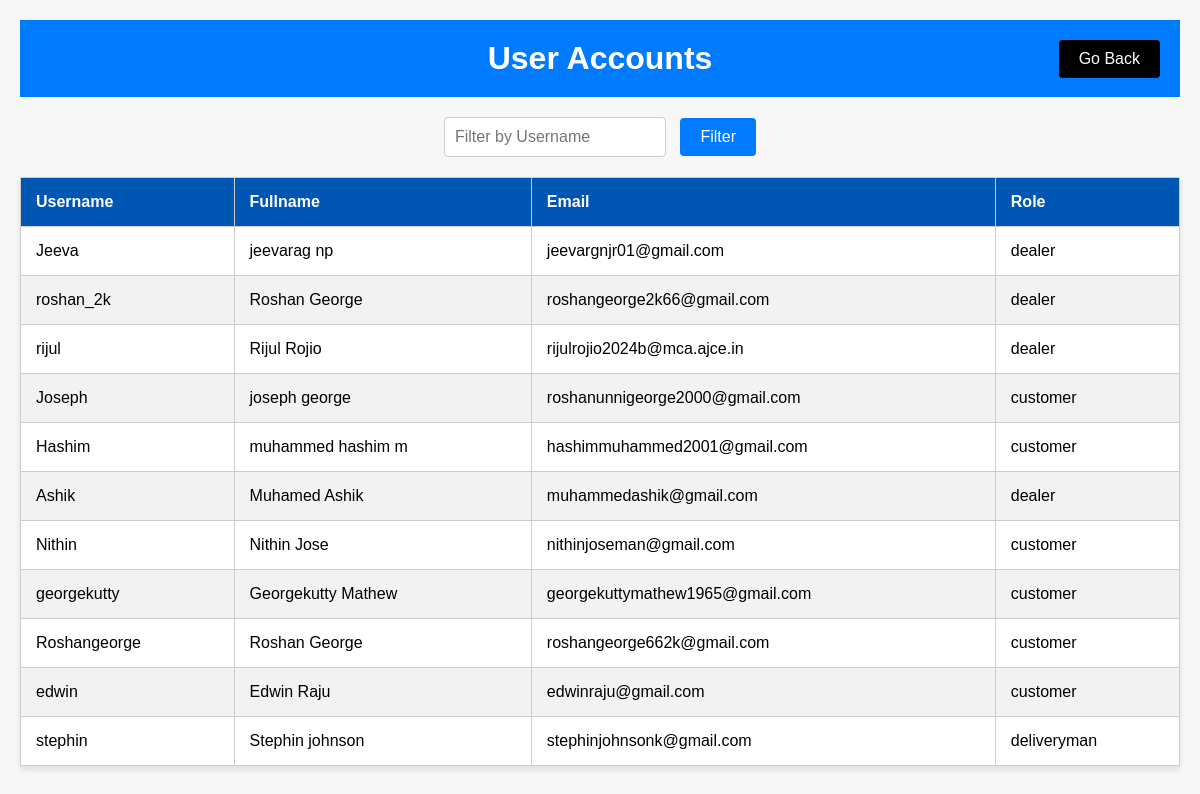
Before: /admin_dashboard/users.html with the older database file.
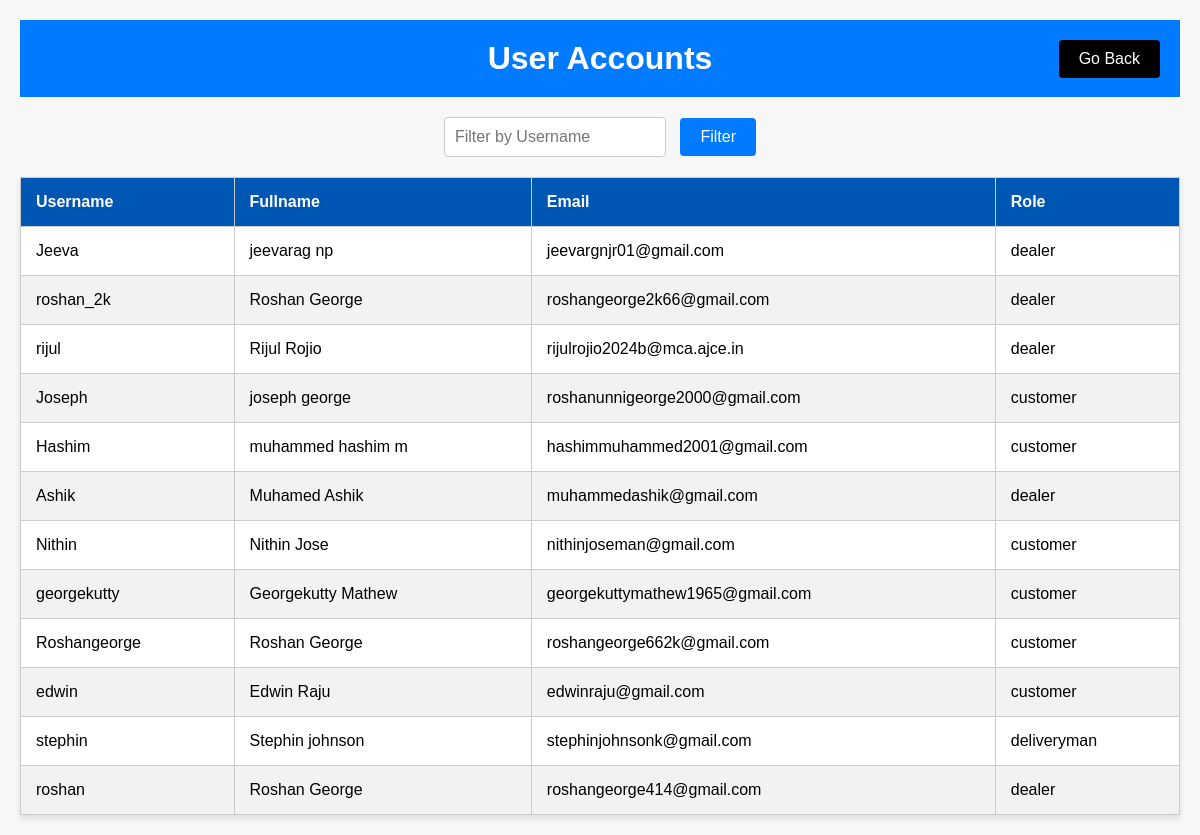
After: the same page with the newer database file.
### aapmapp/models.py (models this page shows, shortened)
class dealer(AbstractUser):
    email = models.EmailField(unique=True)
    fullname = models.TextField(max_length=100, default="")
    role = models.TextField(max_length=100, default="")

### aapmapp/views.py (the view)
# urls.py: path('admin_dashboard/users.html', views.users, name='users'),  # Define the URL pattern for users.html
def users(request):
    dealers = dealer.objects.all()  # You can adjust this queryset based on your requirements
    dealers = dealer.objects.filter(is_superuser=False)
    context = {
        'dealers': dealers,
    }
    return render(request, 'users.html', context)

### aapmapp/templates/users.html (shortened to what this page needs)
<!DOCTYPE html>
<html>
<head>
</head>
<body>
    <div class="content">
        <div class="header">
            <a href="{% url 'admin_dashboard' %}" class="goback-button">Go Back</a>
            <h1>User Accounts</h1>
        </div>
        <form method="GET" id="filterForm">
            <input type="text" name="username_filter" id="username_filter" placeholder="Filter by Username">
            <button type="button" id="filterButton">Filter</button>
        </form>
        <table id="userTable">
            <thead>
                <tr>
                    <th>Username</th>
                    <th>Fullname</th>
                    <th>Email</th>
                    <th>Role</th>
                </tr>
            </thead>
            <tbody>
                {% for dealer in dealers %}
                <tr>
                    <td>{{ dealer.username }}</td>
                    <td>{{ dealer.fullname }}</td>
                    <td>{{ dealer.email }}</td>
                    <td>{{ dealer.role }}</td>
                </tr>
                {% empty %}
                <tr>
                    <td colspan="4">No dealers available.</td>
                </tr>
                {% endfor %}
            </tbody>
        </table>
    </div>
</body>
</html>

### aapmapp/templates/users.html (style rules this page uses)
body { font-family: Arial, sans-serif; background-color: #f7f7f7; margin: 0; padding: 0; }
.content { padding: 20px; }
.header { background-color: #007bff; color: #fff; padding: 20px; position: relative; text-align: center; overflow: hidden; }
.header h1 { margin: 0; }
.goback-button { position: absolute; top: 20px; right: 20px; padding: 10px 20px; background-color: #000; color: #fff; border: none; border-radius: 4px; font-size: 16px; cursor: pointer; text-decoration: none; }
form { text-align: center; margin: 20px 0; }
form input[type="text"], form select { padding: 10px; border: 1px solid #ccc; border-radius: 4px; margin-right: 10px; width: 200px; font-size: 16px; outline: none; }
form button { padding: 10px 20px; background-color: #007bff; color: #fff; border: none; border-radius: 4px; font-size: 16px; cursor: pointer; }
table { width: 100%; margin-top: 20px; border-collapse: collapse; background-color: #fff; box-shadow: 0 4px 6px rgba(0, 0, 0, 0.1); }
th, td { border: 1px solid #ccc; padding: 15px; text-align: left; }
th { background-color: #0056b3; color: #fff; }
tr:nth-child(even) { background-color: #f2f2f2; }

Changed rows visible on the page:
added dealer: username "roshan", fullname "Roshan George", email "roshangeorge414@gmail.com", role "dealer"
